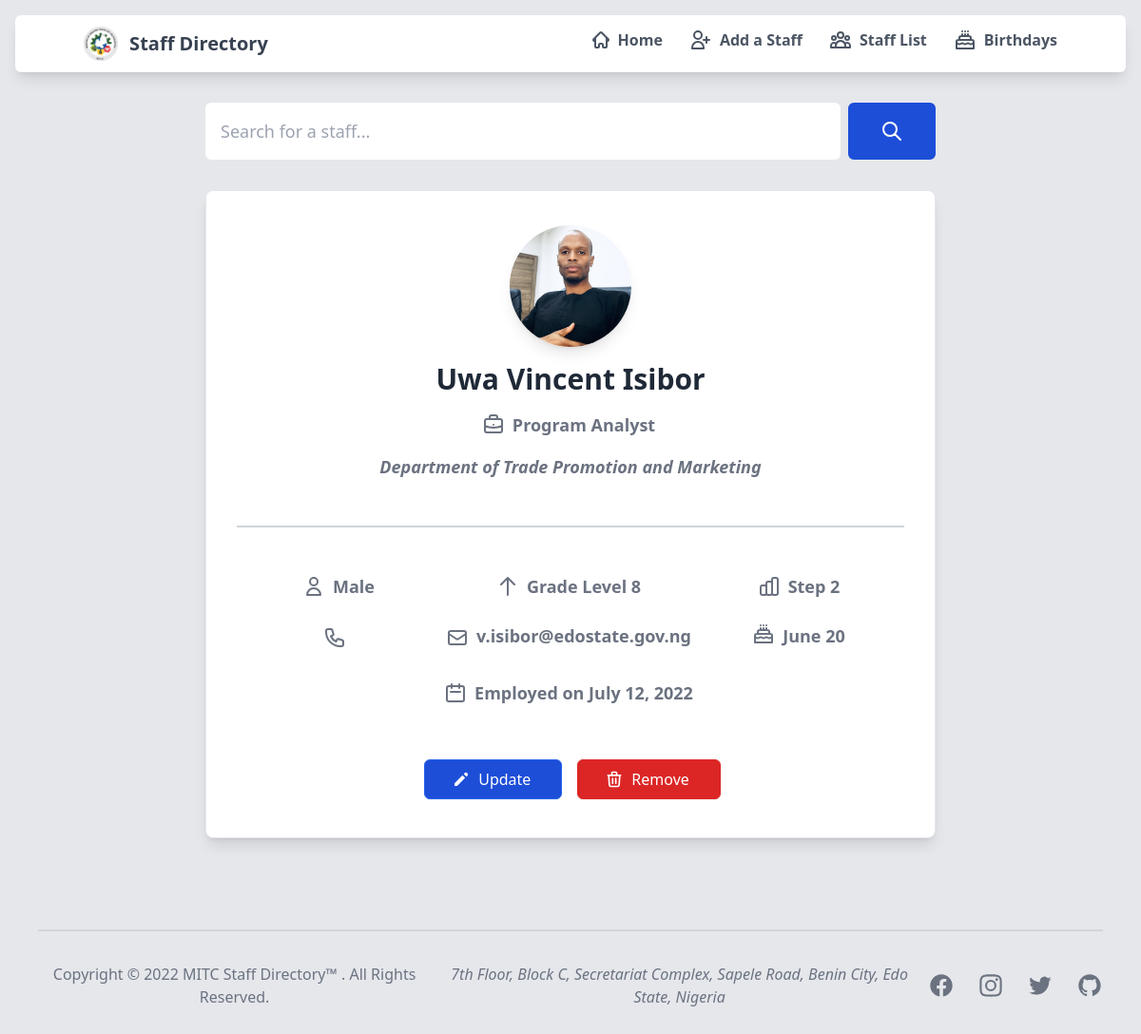
The page /staff/27 on the database as committed earlier.
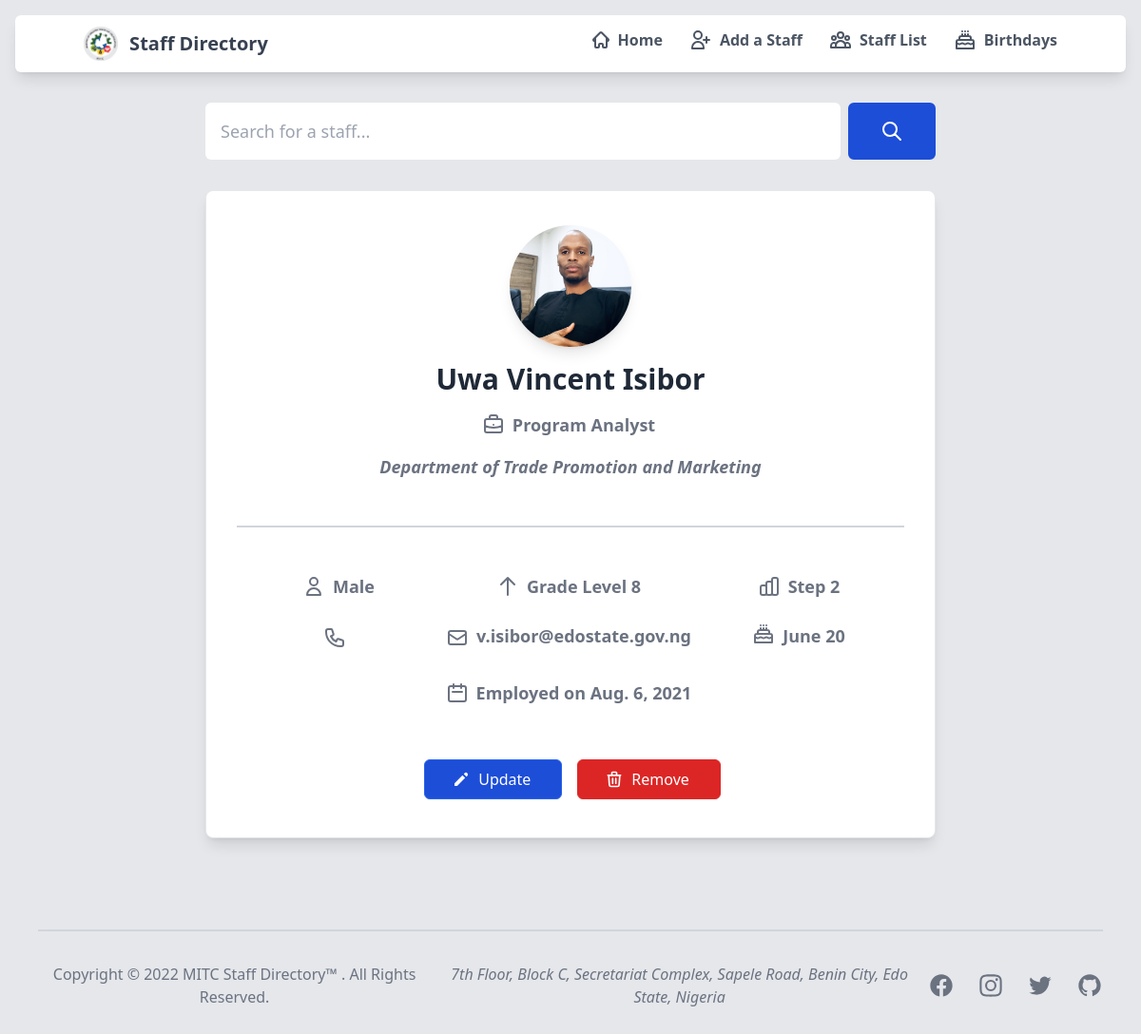
The same page on the database as committed later.
### sendmail/models.py (models this page shows, shortened)
class staffDetails(models.Model):
    first_name = models.CharField('First Name', max_length=20, null=False)
    middle_name = models.CharField('Middle Name', max_length=20, null=True, blank=True)
    last_name = models.CharField('Last Name', max_length=20, null=False)
    phone_number = PhoneNumberField(('Phone Number'), default='08012345678')
    email = models.EmailField('Official Email', max_length = 254, null=False)
    cadre = models.CharField('Cadre', max_length=50, null=False)
    first_appointment = models.DateField(("Date of First Appointment"), default=datetime.date.today, null=False, blank=False)
    department = models.CharField('Department', max_length=100, null=False, default='Admin Dept (default)')
    level = models.IntegerField('Grade Level', null=False)
    step = models.IntegerField('Step', null=False)
    staff_image = models.ImageField(
        verbose_name="Profile Picture",
        upload_to='staffimages',
        default='staffimages/default.jpg'
    )
    GENDER = (
        (1, 'Male'),
        (2, 'Female'),
        (3, 'Prefer not to say')
    )
    gender = models.IntegerField('Gender', choices=GENDER, default=2)
    def gender_verbose(self):
        return dict(staffDetails.GENDER)[self.gender]
    MONTHS = (
        (1, 'January'),
        (2, 'February'),
        (3, 'March'),
        (4, 'April'),
        (5, 'May'),
        (6, 'June'),
        (7, 'July'),
        (8, 'August'),
        (9, 'September'),
        (10, 'October'),
        (11, 'November'),
        (12, 'December')
    )
    birth_month = models.IntegerField('Birth Month', choices=MONTHS, default=1)
    birth_day = models.IntegerField('Birth Day', null=False)
    def birth_month_verbose(self):
        return dict(staffDetails.MONTHS)[self.birth_month]
    class Meta:
        db_table = 'sendmail_staffdetails'

### sendmail/views.py (the view)
# urls.py: re_path(r'^staff/(?P<pk>\d+)$', views.staffDetailsView.as_view(), name='staffdetails'),
class staffDetailsView(DetailView):
    context_object_name = 'staff'  # your own name for the list as a template variable
    template_name = 'staffdetails.html'
    def get_queryset(self):
        return staffDetails.objects.all().distinct()
    def get_context_data(self, **kwargs):
        context = super(staffDetailsView, self).get_context_data(**kwargs)
        context['phone_number_default'] = staffDetails._meta.get_field('phone_number').get_default()
        return context

### sendmail/templates/staffdetails.html (shortened to what the changed rows need)
{% extends "base.html" %}
{% load static tailwind_tags %}
{% load widget_tweaks %}
{% load static %}
{% block content %}
    <div class="max-w-3xl mx-auto px-8 mt-8 mb-24 bg-white rounded-lg border border-gray-200 shadow-lg dark:bg-gray-800 dark:border-gray-700">
        <div class="flex flex-col items-center py-8">
            {% if staff.staff_image %}
                <img class="mb-4 mt-1 w-32 h-32 rounded-full shadow-lg" src="{{ staff.staff_image.url }}"
                    alt="{{ staff.first_name }} {{ staff.last_name }} image">
                {% elif staff.gender_verbose == 'Female' %}
                    <img class="mb-4 mt-1 w-32 h-32 rounded-full shadow-lg" src="{% static 'img/default-female.jpg' %}"
                        alt="default female image">
                {% elif staff.gender_verbose == 'Male' %}
                    <img class="mb-4 mt-1 w-32 h-32 rounded-full shadow-lg" src="{% static 'img/default-male.jpg' %}"
                        alt="default male image">
            {% endif %}
            <h5 class="mb-4 text-3xl text-center mx-auto font-extrabold text-gray-800 dark:text-white">
                {{ staff.first_name.title }}
                {% if staff.middle_name.title %}
                    {{ staff.middle_name.title }}
                    {% else %}
                        <span></span>
                {% endif %}
                {{ staff.last_name.title }}
            </h5>
            <div class="flex flex-row items-center justify-center mb-4">
                <span class="inline-flex items-center">
                    {% if staff.cadre %}
                    <p class="items-center text-lg font-bold text-gray-500 dark:text-gray-400">{{ staff.cadre }}</p>
                        {% else %}
                            <p class="-mt-1 text-lg font-bold text-gray-500 dark:text-gray-400"><em>cadre not given</em></p>
                    {% endif %}
                </span>
            </div>
            <div class="flex flex-row items-center justify-center mb-8 md:mb-4">
                <span class="text-center">
                    {% if staff.department %}
                        {% if staff.first_name == 'Abieyuwa' %}
                            <p class="text-lg font-bold text-gray-500 dark:text-gray-400"><em>{{ staff.department }}</em></p>
                            {% else %}
                                <p class="text-lg font-bold text-gray-500 dark:text-gray-400"><em>Department of {{ staff.department }}</em></p>
                        {% endif %}
                        {% else %}
                            <p class="-mt-1 text-lg font-bold text-gray-500 dark:text-gray-400"><em>department not given</em></p>
                    {% endif %}
                </span>
            </div>
		    <hr class="mb-4 md:mb-2 border border-1 border-gray-300 w-full mx-auto dark:border-gray-700 lg:my-8">
            <div class="grid gap-6 mt-4 md:mt-4 mb-8 md:grid-cols-2 lg:grid-cols-3 justify-center">
                <div class="flex flex-row items-center justify-center">
                    <span class="inline-flex items-center">
                        <svg xmlns="http://www.w3.org/2000/svg" class="-ml-1 mr-2 text-gray-500 h-6 w-6" fill="none" viewBox="0 0 24 24"
                            stroke="currentColor" stroke-width="2">
                            <path stroke-linecap="round" stroke-linejoin="round"
                                d="M16 7a4 4 0 11-8 0 4 4 0 018 0zM12 14a7 7 0 00-7 7h14a7 7 0 00-7-7z" />
                        </svg>
                        <p class="text-lg font-bold text-gray-500 text-center dark:text-gray-400">{{ staff.gender_verbose }}</p>
                    </span>
                </div>
                <div class="flex flex-row items-center justify-center">
                    <span class="inline-flex items-center">
                        <svg xmlns="http://www.w3.org/2000/svg" class="-ml-1 mr-2 text-gray-500 h-6 w-6" fill="none" viewBox="0 0 24 24" stroke="currentColor"
                            stroke-width="2">
                            <path stroke-linecap="round" stroke-linejoin="round" d="M5 10l7-7m0 0l7 7m-7-7v18" />
                        </svg>
                        {% if staff.level %}
                            <p class="text-lg font-bold text-gray-500 dark:text-gray-400">Grade Level {{ staff.level }}</p>
                            {% else %}
                                <span class="-mt-1 text-lg font-bold text-gray-500 dark:text-gray-400"><em>not given</em></span>
                        {% endif %}
                    </span>
                </div>
                <div class="flex flex-row align-middle justify-center">
                    <span class="inline-flex items-center">
                        {% if staff.step %}
                            <p class="text-lg font-bold text-gray-500 dark:text-gray-400">Step {{ staff.step }}</p>
                            {% else %}
                                <span class="-mt-1 text-lg font-bold text-gray-500 dark:text-gray-400"><em>not given</em></span>
                        {% endif %}
                    </span>
                </div>
                <div class="flex flex-row items-center justify-center">
                </div>
                <div class="flex flex-row items-center justify-center">
                    <span class="inline-flex items-center">
                        {% if staff.email %}
                            <p class="text-lg font-bold text-gray-500 dark:text-gray-400">{{ staff.email }}</p>
                            {% else %}
                                <span class="text-lg font-bold text-gray-500 dark:text-gray-400"><em>email not given</em></span>
                        {% endif %}
                    </span>
                </div>
                <div class="flex flex-row items-center justify-center">
                    <span class="inline-flex items-center">
                        {% if staff.birth_day %}
                            <p class="text-lg font-bold text-gray-500 dark:text-gray-400">{{ staff.birth_month_verbose }} {{ staff.birth_day }}</p>
                            {% else %}
                                <span class="text-lg font-bold text-gray-500 dark:text-gray-400"><em>birthday</em></span>
                        {% endif %}
                    </span>
                </div>
            </div>
            <div class="flex flex-row items-center justify-center -mt-2 md:mt-0">
                <span class="inline-flex items-center">
                    <svg xmlns="http://www.w3.org/2000/svg" class="-ml-1 mr-2 mt-[0.5] text-gray-500 h-6 w-6" fill="none" viewBox="0 0 24 24"
                        stroke="currentColor" stroke-width="2">
                        <path stroke-linecap="round" stroke-linejoin="round"
                            d="M8 7V3m8 4V3m-9 8h10M5 21h14a2 2 0 002-2V7a2 2 0 00-2-2H5a2 2 0 00-2 2v12a2 2 0 002 2z" />
                    </svg>
                        <p class="items-center text-lg font-bold text-gray-500">Employed on {{ staff.first_appointment }}</p>
                </span>
            </div>
            <div class="flex mt-14 mb-2 space-x-3 md:mt-14">
                <a href="{% url 'updatestaff' staff.id %}">
                </a>
                <button id="openmodal" type="button" class="inline-flex items-center ml-1 px-8 py-2 border border-red-600 rounded-md shadow-sm
                                                            text-md font-medium text-white bg-red-600 hover:border-red-700 hover:bg-red-700
                                                            focus:outline-none focus:ring-4 focus:ring-offset-2 focus:ring-red-500">
                </button>
            </div>
        </div>
    </div>
{% endblock %}

Rows that differ between the two databases and show on the page:
changed staffDetails "Uwa": first_appointment "July 12, 2022" → "Aug. 6, 2021"
